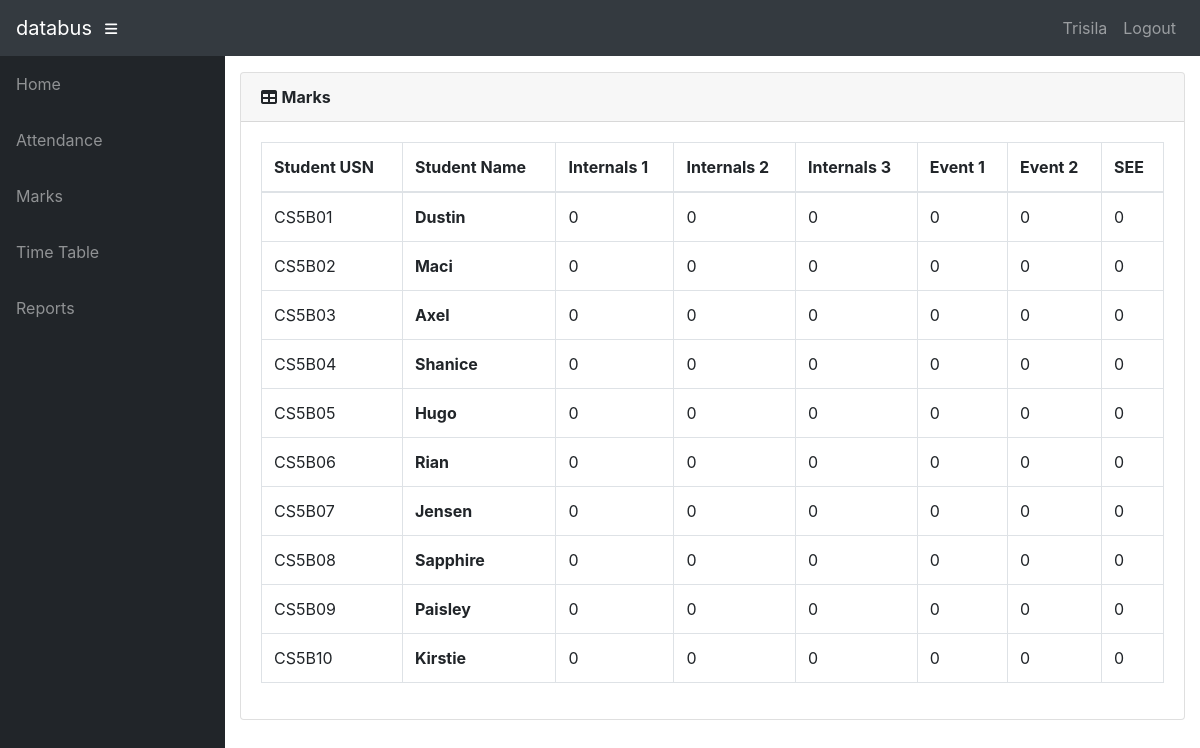
The page /info/teacher/28/Students/Marks/ (signed in) on the database as committed earlier.
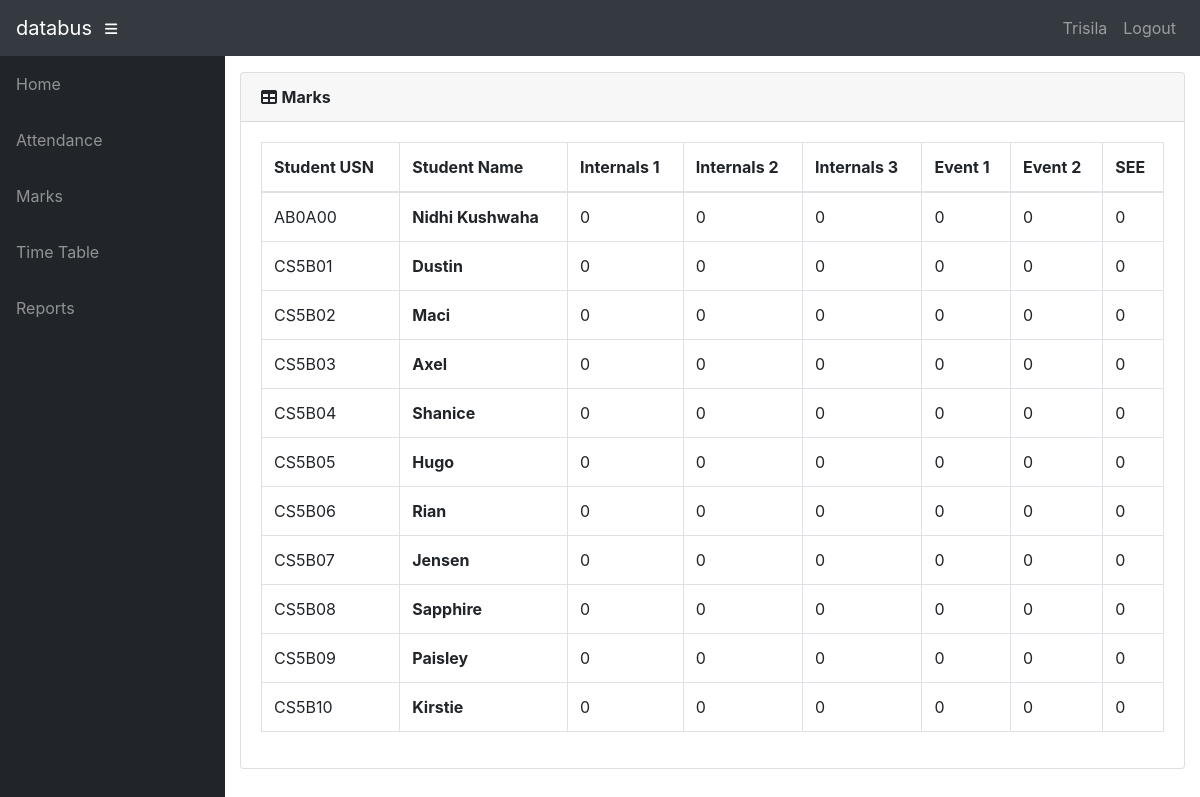
The same page on the database as committed later.
### info/models.py (models this page shows, shortened)
class User(AbstractUser):
    @property
    def is_student(self):
        if hasattr(self, 'student'):
            return True
        return False
    @property
    def is_teacher(self):
        if hasattr(self, 'teacher'):
            return True
        return False

class Teacher(models.Model):
    user = models.OneToOneField(User, on_delete=models.CASCADE, null=True)
    id = models.CharField(primary_key=True, max_length=100)
    dept = models.ForeignKey(Dept, on_delete=models.CASCADE, default=1)
    name = models.CharField(max_length=100)
    sex = models.CharField(max_length=50, choices=sex_choice, default='Male')
    DOB = models.DateField(default='1980-01-01')

class StudentCourse(models.Model):
    student = models.ForeignKey(Student, on_delete=models.CASCADE)
    course = models.ForeignKey(Course, on_delete=models.CASCADE)
    class Meta:
        unique_together = (('student', 'course'),)
        verbose_name_plural = 'Marks'

class Student(models.Model):
    user = models.OneToOneField(User, on_delete=models.CASCADE, null=True)
    class_id = models.ForeignKey(Class, on_delete=models.CASCADE, default=1)
    USN = models.CharField(primary_key='True', max_length=100)
    name = models.CharField(max_length=200)
    sex = models.CharField(max_length=50, choices=sex_choice, default='Male')
    DOB = models.DateField(default='1998-01-01')

class Marks(models.Model):
    studentcourse = models.ForeignKey(StudentCourse, on_delete=models.CASCADE)
    name = models.CharField(max_length=50, choices=test_name, default='Internal test 1')
    marks1 = models.IntegerField(default=0, validators=[MinValueValidator(0), MaxValueValidator(100)])
    class Meta:
        unique_together = (('studentcourse', 'name'),)

### info/views.py (the view)
@login_required()
def student_marks(request, assign_id):
    ass = Assign.objects.get(id=assign_id)
    sc_list = StudentCourse.objects.filter(student__in=ass.class_id.student_set.all(), course=ass.course)
    return render(request, 'info/t_student_marks.html', {'sc_list': sc_list})

### info/templates/info/t_student_marks.html
{% extends 'info/base.html' %}
    {% load static %}
    {% block content %}
                  <div class="card mb-3">
            <div class="card-header">
              <i class="fas fa-table"></i>
            <b>Marks</b></div>
            <div class="card-body">
              <div class="table-responsive">
                <table class="table table-bordered" id="dataTable" width="100%" cellspacing="0">
                  <thead>
                    <tr>
                        <th>Student USN</th>
                        <th>Student Name</th>
                        <th>Internals 1</th>
                        <th>Internals 2</th>
                        <th>Internals 3</th>
                        <th>Event 1</th>
                        <th>Event 2</th>
                        <th>SEE</th>
                    </tr>
                  </thead>
                  <tbody>
                    {% for sc in sc_list %}
                    <tr>
                        <td>{{ sc.student_id }}</td>
                        <td><b>{{ sc.student.name }} </b></td>
                        {% for m in sc.marks_set.all %}
                            <td>{{ m.marks1 }}</td>
                        {% endfor %}
                    </tr>
                    {% empty %}
                            <p>student has no courses</p>
                    {% endfor %}
                  </tbody>
                </table>
              </div>
            </div>
          </div>
    {% endblock %}

### info/templates/info/base.html (shortened to what this page needs)
<!DOCTYPE html>
<html lang="en">
  <head>
      {% load static %}
    <link href="{% static '/info/bootstrap/vendor/bootstrap/css/bootstrap.min.css' %}" rel="stylesheet">
    <link href="{% static '/info/bootstrap/vendor/fontawesome-free/css/all.min.css' %}" rel="stylesheet" type="text/css">
    <link href="{% static '/info/bootstrap/vendor/datatables/dataTables.bootstrap4.css' %}" rel="stylesheet">
    <link href="{% static '/info/bootstrap/css/sb-admin.css' %}" rel="stylesheet">
  </head>
  <body id="page-top">
    <nav class="navbar navbar-expand navbar-dark bg-dark static-top">
      <a class="navbar-brand mr-1" href="{% url 'index' %}">databus</a>
      <button class="btn btn-link btn-sm text-white order-1 order-sm-0" id="sidebarToggle" href="#">
        <i class="fas fa-bars"></i>
      </button>
        <div class="collapse navbar-collapse" id="navbarResponsive">
          <ul class="navbar-nav ml-auto">
            <li class="nav-item">
                {% if request.user.is_student %}
                    <a class="nav-link text-capitalize">{{ request.user.student.name }}</a>
                {% elif request.user.is_teacher %}
                    <a class="nav-link text-capitalize">{{ request.user.teacher.name }}</a>
                {% endif %}
            </li>
            <li class="nav-item">
                <a class="nav-link" href="#" data-toggle="modal" data-target="#logoutModal">Logout</a>
            </li>
          </ul>
        </div>
    </nav>
    <div id="wrapper">
      <ul class="sidebar navbar-nav">
            <li class="nav-item">
              <a class="nav-link" href="{% url 'index' %}">
                <span>Home</span>
              </a>
            </li>
        {% if request.user.is_student %}
            <li class="nav-item">
              <a class="nav-link" href="{% url 'attendance' request.user.student.USN %}">
                <span>Attendance</span>
              </a>
            </li>
            <li class="nav-item">
              <a class="nav-link" href="{% url 'attendance' request.user.student.USN %}">
                <span>Attendance By Subject</span>
              </a>
            </li>
            <li class="nav-item">
              <a class="nav-link" href="{% url 'marks_list' request.user.student.USN %}">
                <span>Marks</span>
              </a>
            </li>
              <li class="nav-item">
              <a class="nav-link" href="{% url 'timetable' request.user.student.class_id_id %}">
                <span>Time Table</span>
              </a>
            </li>
        {% elif request.user.is_teacher %}
            <li class="nav-item">
              <a class="nav-link" href="{% url 't_clas' request.user.teacher.id 1 %}">
                <span>Attendance</span>
              </a>
            </li>
            <li class="nav-item">
              <a class="nav-link" href="{% url 't_clas' request.user.teacher.id 2 %}">
                <span>Marks</span>
              </a>
            </li>
              <li class="nav-item">
              <a class="nav-link" href="{% url 't_timetable' request.user.teacher.id %}">
                <span>Time Table</span>
              </a>
            </li>
            <li class="nav-item">
              <a class="nav-link" href="{% url 't_clas' request.user.teacher.id 3 %}">
                <span>Reports</span>
              </a>
            </li>
        {% endif %}
      </ul>
      <div id="content-wrapper">
        <div class="container-fluid">
            {% block content %}
            {% endblock %}
        </div>
      </div>
    </div>
  </body>
</html>

Rows that differ between the two databases and show on the page:
added StudentCourse: student_id "AB0A00", student.name "Nidhi Kushwaha"
added Marks: marks1 "0", shown under "AB0A00"
added Marks: marks1 "0", shown under "AB0A00"
added Marks: marks1 "0", shown under "AB0A00"
added Marks: marks1 "0", shown under "AB0A00"
added Marks: marks1 "0", shown under "AB0A00"
added Marks: marks1 "0", shown under "AB0A00"
